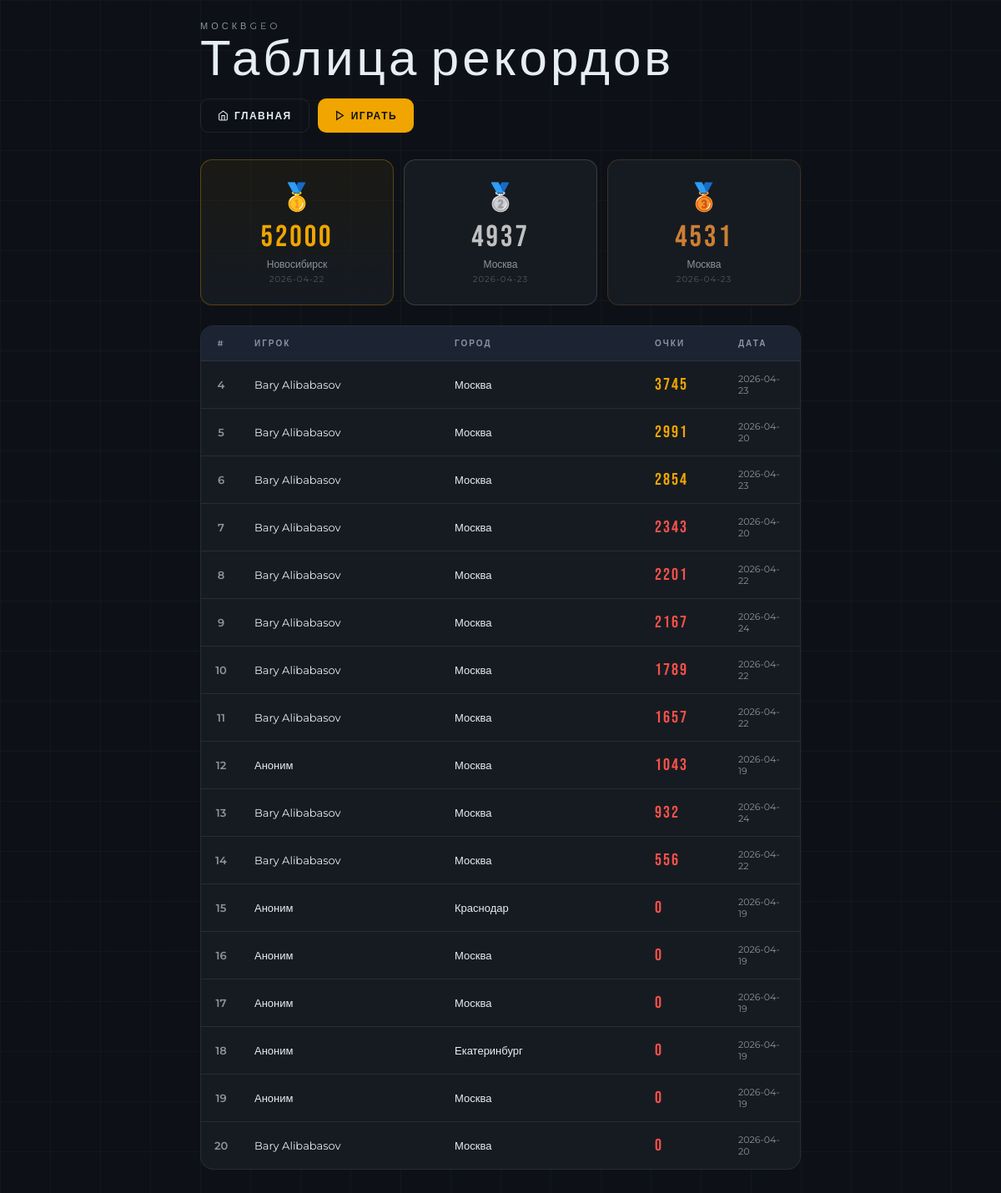
The app's page /leaderboard with its own data.
### app/data/models.py (models this page shows, shortened)
class Game(SqlAlchemyBase):
    __tablename__ = 'games'
    id = sa.Column(sa.Integer, primary_key=True, autoincrement=True)
    user_id = sa.Column(sa.Integer, sa.ForeignKey("users.id"), nullable=True)
    location_id = sa.Column(sa.Integer, sa.ForeignKey("locations.id"))
    user_guess_lat = sa.Column(sa.Float)
    user_guess_lon = sa.Column(sa.Float)
    distance = sa.Column(sa.Float)  # в метрах
    score = sa.Column(sa.Integer)
    is_surprise = sa.Column(sa.Boolean, default=False)
    actual_city = sa.Column(sa.String, default='Москва')
    played_at = sa.Column(sa.DateTime, default=datetime.datetime.now)
    user = orm.relationship("User", back_populates='games')
    location = orm.relationship("Location", back_populates='games')

class User(SqlAlchemyBase):
    __tablename__ = 'users'
    id = sa.Column(sa.Integer, primary_key=True, autoincrement=True)
    name = sa.Column(sa.String, nullable=True)
    email = sa.Column(sa.String, index=True, unique=True, nullable=True)
    hashed_password = sa.Column(sa.String, nullable=True)
    created_date = sa.Column(sa.DateTime, default=datetime.datetime.now)
    games = orm.relationship("Game", back_populates='user')

### app/app.py (the view)
@app.route('/leaderboard')
def leaderboard():
    db_sess = db_session.create_session()
    games = db_sess.query(Game).order_by(Game.score.desc()).limit(20).all()
    return render_template('leaderboard.html', games=games)

### app/data/db_session.py (called while the page is built)
def create_session() -> Session:
    global __factory
    return __factory()

### app/templates/leaderboard.html (shortened to what this page needs)
<!DOCTYPE html>
<html lang="ru">
<head>
</head>
<body>
    <div class="page">
        <div class="page-header">
            <div class="header-left">
                <div class="header-eyebrow">МосквGEO</div>
                <div class="header-title">Таблица рекордов</div>
            </div>
            <div class="nav-btns">
                <a href="{{ url_for('index') }}" class="btn btn-secondary">
                    <svg width="13" height="13" fill="none" stroke="currentColor" stroke-width="2" viewBox="0 0 24 24"><path d="M3 9l9-7 9 7v11a2 2 0 0 1-2 2H5a2 2 0 0 1-2-2z"/><polyline points="9 22 9 12 15 12 15 22"/></svg>
                    Главная
                </a>
                <a href="{{ url_for('game.game') }}" class="btn btn-primary">
                    <svg width="13" height="13" fill="none" stroke="currentColor" stroke-width="2.5" viewBox="0 0 24 24"><polygon points="5,3 19,12 5,21"/></svg>
                    Играть
                </a>
            </div>
        </div>
        {% if games %}
        <div class="podium">
            {% for game in games[:3] %}
            <div class="podium-item {% if loop.index == 1 %}gold{% elif loop.index == 2 %}silver{% else %}bronze{% endif %}">
                <div class="podium-medal">{% if loop.index == 1 %}🥇{% elif loop.index == 2 %}🥈{% else %}🥉{% endif %}</div>
                <div class="podium-score">{{ game.score }}</div>
                <div class="podium-city">{{ game.actual_city or 'Москва' }}</div>
                <div class="podium-date">{{ game.played_at.strftime('%Y-%m-%d') if game.played_at else '' }}</div>
            </div>
            {% endfor %}
        </div>
        {% if games|length > 3 %}
        <div class="table-card">
            <div class="table-header-row">
                <div class="th" style="text-align:center">#</div>
                <div class="th">Игрок</div>
                <div class="th">Город</div>
                <div class="th">Очки</div>
                <div class="th">Дата</div>
            </div>
            {% for game in games[3:] %}
            <div class="table-row">
                <div class="td td-rank">{{ loop.index + 3 }}</div>
                <div class="td">{{ game.user.name if game.user else 'Аноним' }}</div>
                <div class="td">{{ game.actual_city or 'Москва' }}</div>
                <div class="td td-score {% if game.score >= 4000 %}score-high{% elif game.score >= 2500 %}score-med{% else %}score-low{% endif %}">
                    {{ game.score }}
                </div>
                <div class="td td-date">{{ game.played_at.strftime('%Y-%m-%d') if game.played_at else '—' }}</div>
            </div>
            {% endfor %}
        </div>
        {% endif %}
        {% endif %}
    </div>
</body>
</html>

### app/templates/leaderboard.html (style rules this page uses)
:root { --bg: #0d1117; --surface: #161b22; --surface2: #1c2333; --border: rgba(255,255,255,0.08); --accent: #f0a500; --text: #e6edf3; --muted: #8b949e; --green: #3fb950; --orange: #f0a500; --red: #f85149; }
* { margin: 0; padding: 0; box-sizing: border-box; }
body { font-family: 'Montserrat', sans-serif; background: var(--bg); color: var(--text); min-height: 100vh; padding: 24px 20px 40px; position: relative; }
body::before { content: ''; position: fixed; inset: 0; background-image: linear-gradient(rgba(240,165,0,0.04) 1px, transparent 1px), linear-gradient(90deg, rgba(240,165,0,0.04) 1px, transparent 1px); background-size: 60px 60px; pointer-events: none; }
.page { max-width: 720px; margin: 0 auto; position: relative; z-index: 1; }
.page-header { display: flex; align-items: flex-end; justify-content: space-between; margin-bottom: 32px; flex-wrap: wrap; gap: 16px; }
.header-eyebrow { font-size: 11px; letter-spacing: 4px; text-transform: uppercase; color: var(--muted); margin-bottom: 4px; }
.header-title { font-family: 'Bebas Neue', sans-serif; font-size: clamp(40px, 8vw, 60px); letter-spacing: 4px; line-height: 1; }
.nav-btns { display: flex; gap: 10px; }
.btn { padding: 12px 20px; border: none; border-radius: 10px; font-family: 'Montserrat', sans-serif; font-size: 12px; font-weight: 700; letter-spacing: 1.5px; text-transform: uppercase; text-decoration: none; display: inline-flex; align-items: center; gap: 7px; cursor: pointer; transition: all 0.2s; }
.btn-primary { background: var(--accent); color: #0d1117; }
.btn-secondary { background: transparent; color: var(--text); border: 1px solid var(--border); }
.podium { display: grid; grid-template-columns: repeat(3, 1fr); gap: 12px; margin-bottom: 24px; }
.podium-item { background: var(--surface); border: 1px solid var(--border); border-radius: 14px; padding: 24px 16px; text-align: center; position: relative; overflow: hidden; transition: transform 0.2s; }
.podium-item.gold { border-color: rgba(240,165,0,0.3); background: linear-gradient(to bottom, rgba(240,165,0,0.06), var(--surface)); }
.podium-item.silver { border-color: rgba(192,192,192,0.2); }
.podium-item.bronze { border-color: rgba(205,127,50,0.2); }
.podium-medal { font-size: 32px; margin-bottom: 12px; }
.podium-score { font-family: 'Bebas Neue', sans-serif; font-size: 36px; letter-spacing: 3px; line-height: 1; }
.podium-item.gold .podium-score { color: var(--accent); }
.podium-item.silver .podium-score { color: #c0c0c0; }
.podium-item.bronze .podium-score { color: #cd7f32; }
.podium-city { font-size: 12px; color: var(--muted); margin-top: 6px; }
.podium-date { font-size: 10px; color: rgba(139,148,158,0.5); margin-top: 4px; letter-spacing: 1px; }
.table-card { background: var(--surface); border: 1px solid var(--border); border-radius: 16px; overflow: hidden; }
.table-header-row { display: grid; grid-template-columns: 48px 1fr 1fr 100px 90px; gap: 0; background: var(--surface2); border-bottom: 1px solid var(--border); }
.th { padding: 14px 16px; font-size: 10px; letter-spacing: 2px; text-transform: uppercase; color: var(--muted); font-weight: 600; }
.table-row { display: grid; grid-template-columns: 48px 1fr 1fr 100px 90px; border-bottom: 1px solid var(--border); transition: background 0.15s; align-items: center; }
.table-row:last-child { border-bottom: none; }
.td { padding: 14px 16px; font-size: 13px; }
.td-rank { color: var(--muted); font-weight: 600; text-align: center; }
.td-score { font-family: 'Bebas Neue', sans-serif; letter-spacing: 2px; font-size: 20px; }
.score-med { color: var(--orange); }
.score-low { color: var(--red); }
.td-date { font-size: 11px; color: var(--muted); }

### records on screen
Game: score "52000", actual_city "Новосибирск", played_at "2026-04-22"
Game: score "4937", actual_city "Москва", played_at "2026-04-23"
Game: score "4531", actual_city "Москва", played_at "2026-04-23"
Game: user "Bary Alibabasov", actual_city "Москва", score "3745", played_at "2026-04-23"
Game: user "Bary Alibabasov", actual_city "Москва", score "2991", played_at "2026-04-20"
Game: user "Bary Alibabasov", actual_city "Москва", score "2854", played_at "2026-04-23"
Game: user "Bary Alibabasov", actual_city "Москва", score "2343", played_at "2026-04-20"
Game: user "Bary Alibabasov", actual_city "Москва", score "2201", played_at "2026-04-22"
Game: user "Bary Alibabasov", actual_city "Москва", score "2167", played_at "2026-04-24"
Game: user "Bary Alibabasov", actual_city "Москва", score "1789", played_at "2026-04-22"
Game: user "Bary Alibabasov", actual_city "Москва", score "1657", played_at "2026-04-22"
Game: user "Аноним", actual_city "Москва", score "1043", played_at "2026-04-19"
Game: user "Bary Alibabasov", actual_city "Москва", score "932", played_at "2026-04-24"
Game: user "Bary Alibabasov", actual_city "Москва", score "556", played_at "2026-04-22"
Game: user "Аноним", actual_city "Краснодар", score "0", played_at "2026-04-19"
Game: user "Аноним", actual_city "Москва", score "0", played_at "2026-04-19"
Game: user "Аноним", actual_city "Москва", score "0", played_at "2026-04-19"
Game: user "Аноним", actual_city "Екатеринбург", score "0", played_at "2026-04-19"
Game: user "Аноним", actual_city "Москва", score "0", played_at "2026-04-19"
Game: user "Bary Alibabasov", actual_city "Москва", score "0", played_at "2026-04-20"
